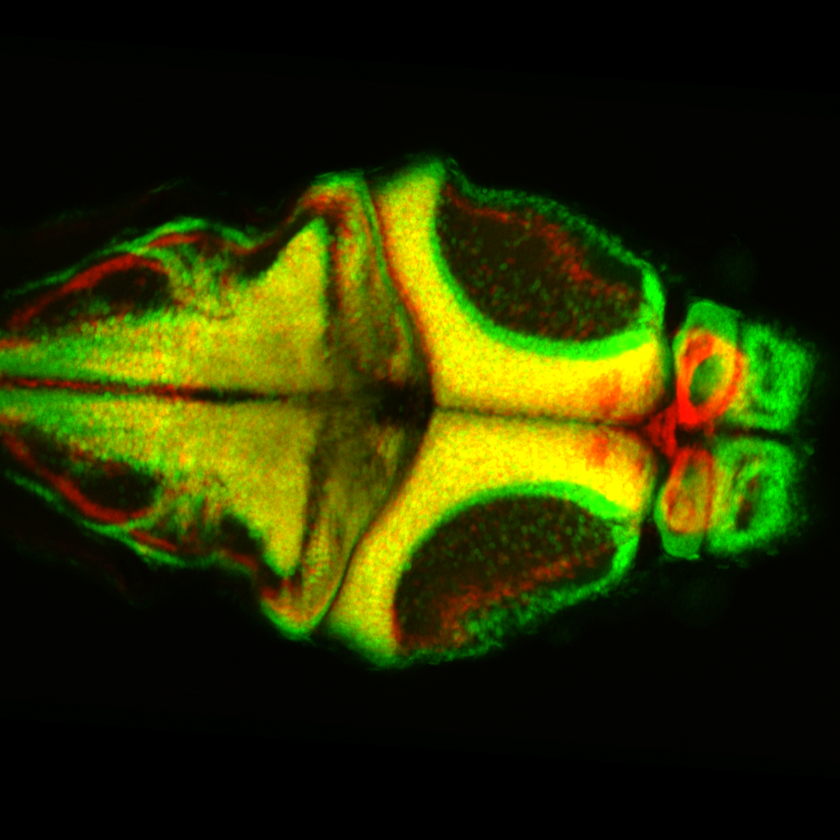
#> input picture affine6dof_compare.png, 840 x 840 px, shrunk from 1024 x 1024 before the run; its folder holds only this picture in this run
$ python -i segment.py   (imports and definitions only)   (older library calls are emulated)
#> lines starting #> are read from the running program, lines starting #| are printed output that depends on the picture; after the words box and inside, x2 and y2 are one past the last pixel; in counts of white or black regions, pixels touching at a corner belong together
#%%
import os
import numpy as np
import scipy
from scipy import ndimage
import skimage
import skimage.io
from skimage.morphology import disk, watershed
from skimage.filters import rank
from skimage.filters.rank import otsu, autolevel_percentile, enhance_contrast_percentile
from skimage.filters import threshold_otsu
from skimage.feature import peak_local_max
from skimage.exposure import adjust_gamma

def segment_nuclei(img):
    maxval = np.max(img)
#> maxval = 225
    img_gamma = np.power(img,0.45) * maxval / np.power(maxval,0.45)
    img_gamma = img_gamma.astype('uint16')

    # use image histogram to filter out background
    nbins = 200
    hist, bin_edges = np.histogram(np.ravel(img_gamma), bins=nbins)
#> hist = 200 values, max 173713 at index 23, min 0 at index 1, mean 3528; bin_edges = 201 values from 0 to 225
    hthres = bin_edges[np.argmax(hist) + 6]
#> hthres = 32.62
    #print "Histogram threshold: " + str(float(hthres) / np.max(img_gamma))
    fg_mask = (img_gamma >= hthres)
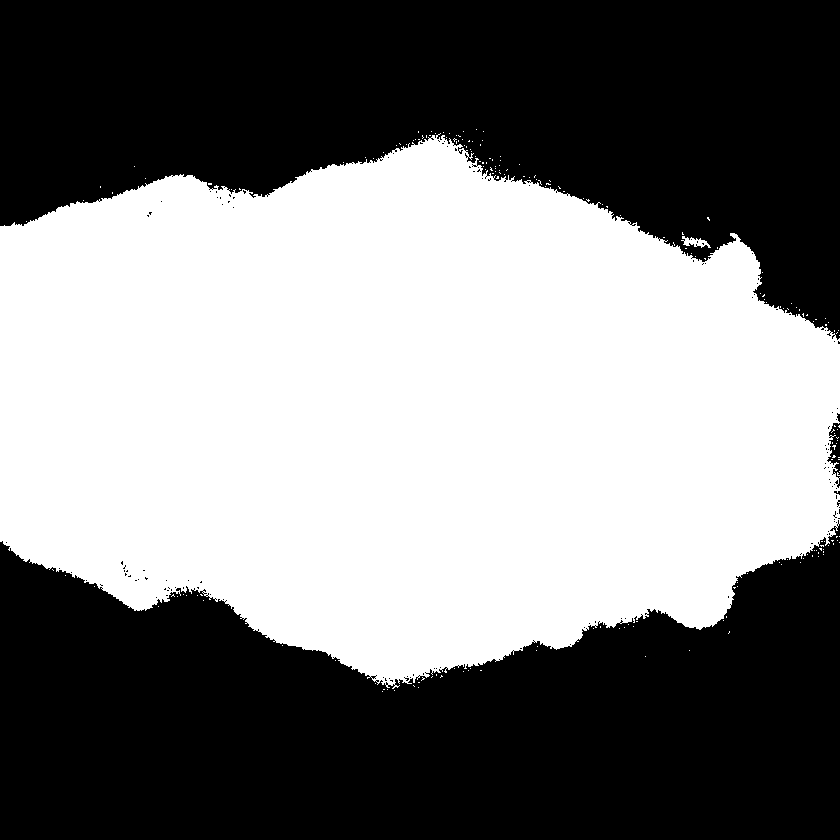
#> fg_mask: shape (840, 840) bool; 49% white; 204 white regions (202 under 20 px), largest, box (x1, y1, x2, y2) and area: (0, 133, 840, 689) 345431, (681, 236, 711, 248) 171

    # autolevel_percentile
    selem = disk(4)
    img_level = autolevel_percentile(img_gamma, selem=selem, p0=.1, p1=.90)
    img_level *= fg_mask  # apply otsu mask
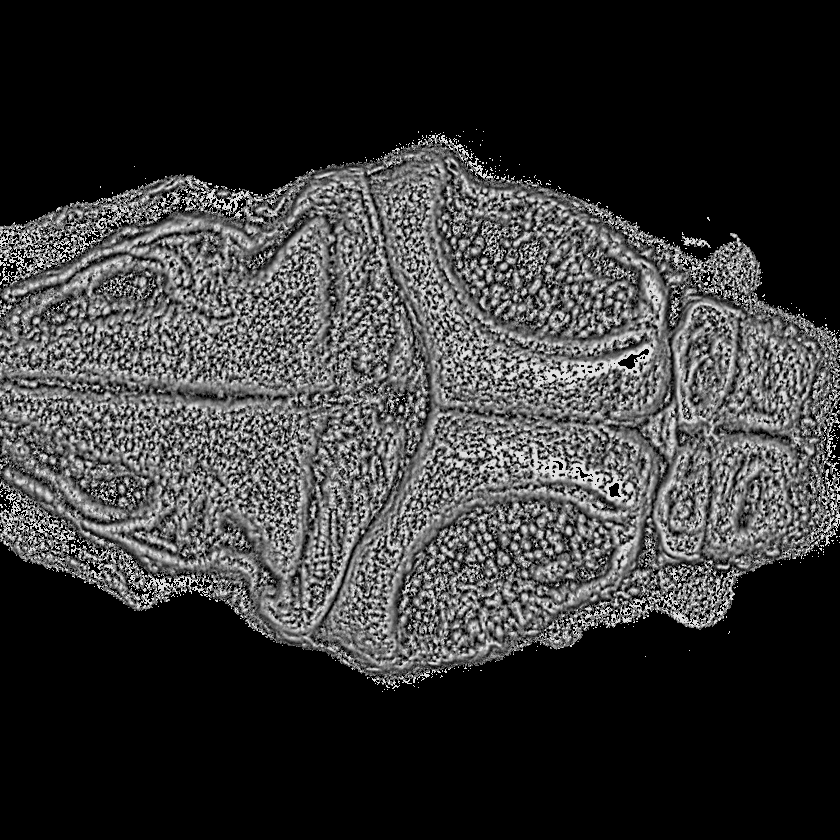
#> img_level: shape (840, 840) uint16; min 0, max 225, mean 55.1

    # otsu threshold 2 to binary image
    gthres = threshold_otsu(img_level)
#> gthres = 74
    gthres*=1.2
#> gthres = 88.8
    img_gthres = img_level >= gthres
#> img_gthres: shape (840, 840) bool; 31.5% white; 787 white regions (732 under 20 px), largest, box (x1, y1, x2, y2) and area: (0, 133, 840, 676) 216187, (371, 670, 430, 689) 354, (134, 530, 177, 553) 304

    # find cell centers
    kern = disk(2)
    distance = ndimage.distance_transform_edt(img_gthres)
    feat_img = skimage.feature.match_template(img_level, kern, pad_input=True, mode='constant', constant_values=0)
    local_maxi = peak_local_max(feat_img, indices=False, footprint=disk(4), exclude_border=False, threshold_rel=.4)
#> local_maxi: shape (840, 840) bool; 0.96% white in thin lines or dots, all inside (x1, y1, x2, y2) = (0, 136, 840, 688)

    # apply watershed
    markers = ndimage.label(local_maxi)[0]
#> markers: shape (840, 840) int32; 6792 distinct labels, from 0 to 6791
    labels = watershed(-feat_img, markers, mask=img_gthres)
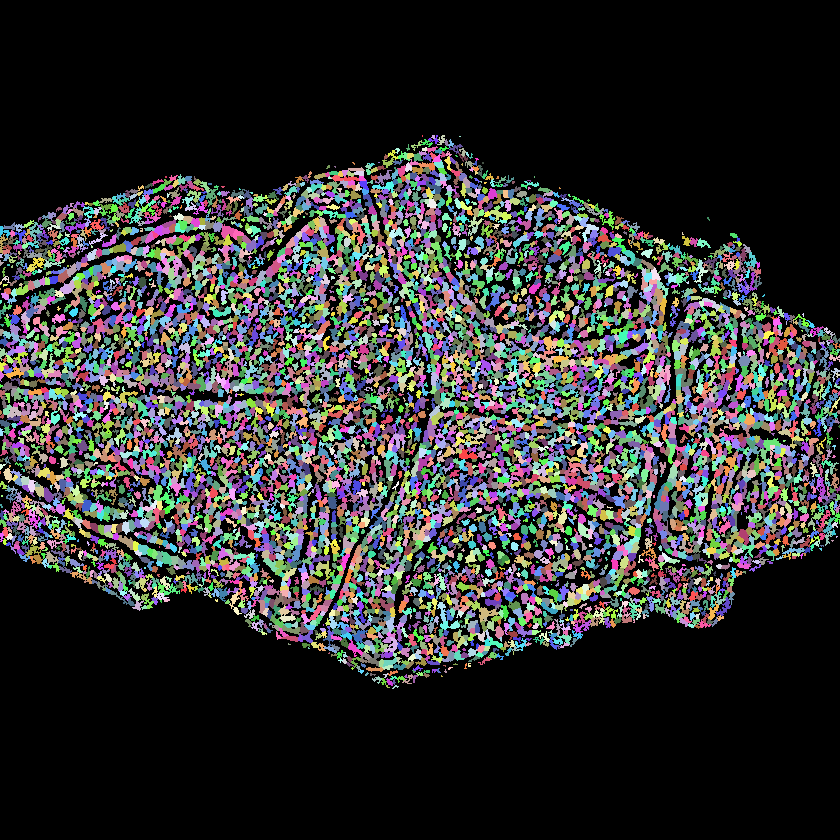
#> labels: shape (840, 840) int32; 6605 distinct labels, from 0 to 6791; one colour per label, 0 black

    # exclude regions that are too small, too large
    roi_props = skimage.measure.regionprops(labels, intensity_image=None, cache=True)
#> roi_props = 6604 regions
    bKeep = np.array([(rp['area']>5) & (rp['area']<70) & (rp['eccentricity']<.9) for rp in roi_props]).astype(bool)
    labels = np.zeros_like(labels)
    from itertools import compress
    for nLabel, rp in enumerate(compress(roi_props,bKeep)):
        labels[rp['coords'][:,0], rp['coords'][:,1]] = nLabel
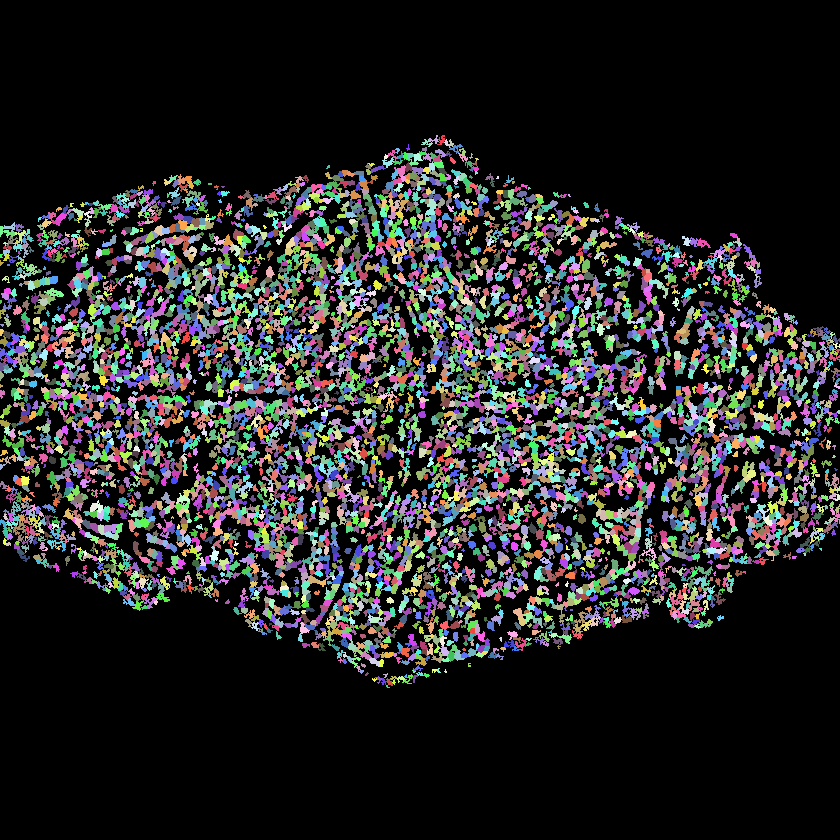
#> labels: shape (840, 840) int32; 5508 distinct labels, from 0 to 5507; one colour per label, 0 black
    roi_props = skimage.measure.regionprops(labels, intensity_image=None, cache=True)
#> roi_props = 5507 regions

    # filter rois according to properities
    label_img = skimage.color.label2rgb(labels, image=None, colors=None, alpha=1, bg_label=0, bg_color=[0,0,0], image_alpha=.5)
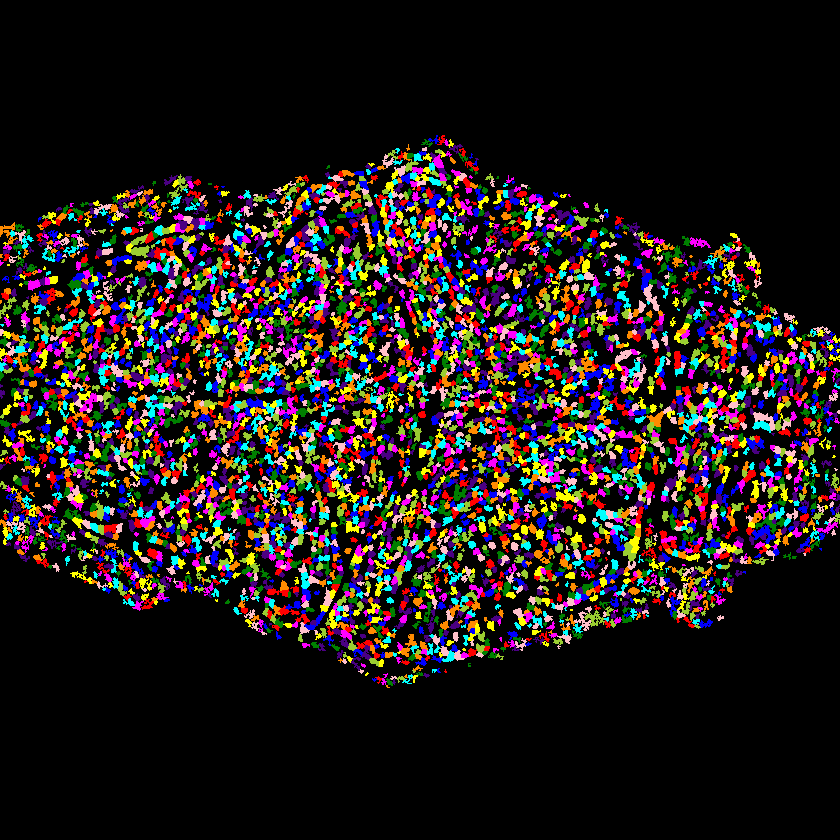
#> label_img: shape (840, 840, 3) float64; mean R, G, B 0.145, 0.113, 0.11

    intermediates = {}
    intermediates['img_gamma'] = img_gamma
    intermediates['img_level'] = img_level
    intermediates['img_gthres'] = img_gthres
    intermediates['img_gthres'] = img_gthres
    rois = labels
    roi_image = label_img

    return roi_props, rois, roi_image, intermediates


datadir = "/data/dlab/zfish_bruker/2020-08-04_elavl3-ChRmine-Kv2.1_elavl3-H2B-GCaMP6s/fish1/fov1-hab-brainwide/green-003/"
datadir = r"E:\tyler\2020-10-12_elavl3-chrmine-kv2.1_h2b-6s_11dpf\fov2_hab_raphe\SingleImage-820_128avg-031"
# [1 line that did not run here, left out]
# [1 line not run here, left out]

# [1 line that did not run here, left out]
# [3 lines not run here, left out]
# %%
from glob import glob
import matplotlib.pyplot as plt
# [1 line not run here, left out]
# %%

>>> import cv2
>>> picture = cv2.imread('../affine6dof_compare.png', cv2.IMREAD_GRAYSCALE)
>>> result = segment_nuclei(picture)

$ run again, on cmtk.png
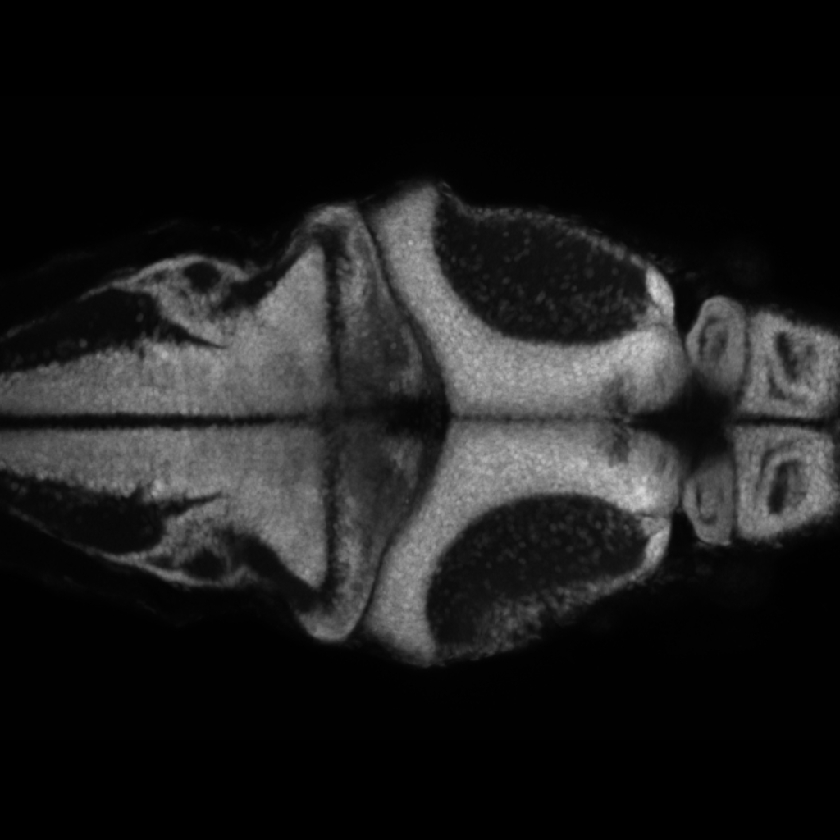
#> input picture cmtk.png, 840 x 840 px, shrunk from 1024 x 1024 before the run
#> picture is the input picture: shape (840, 840); min 0, max 214, mean 28.8
#> maxval = 214
#> hist = 200 values, max 182426 at index 17, min 0 at index 1, mean 3528; bin_edges = 201 values from 0 to 214
#> hthres = 24.61
#> fg_mask: shape (840, 840) bool; 50.8% white; 241 black regions (229 under 20 px), largest, box (x1, y1, x2, y2) and area: (0, 0, 840, 298) 174656, (0, 545, 840, 840) 171237, (692, 210, 710, 231) 131
#> in segment_nuclei, `gthres = threshold_otsu(img_level)`: gthres = 74
#> in segment_nuclei, `gthres*=1.2`: gthres = 88.8
#> img_gthres: shape (840, 840) bool; 30% white; 1301 white regions (1125 under 20 px), largest, box (x1, y1, x2, y2) and area: (0, 132, 840, 704) 184117, (0, 144, 417, 321) 6877, (557, 272, 627, 339) 1443
#> local_maxi: shape (840, 840) bool; 1% white in thin lines or dots, all inside (x1, y1, x2, y2) = (0, 116, 840, 710)
#> markers: shape (840, 840) int32; 7038 distinct labels, from 0 to 7037
#> in segment_nuclei, `roi_props = skimage.measure.regionprops(labels, intensity_image=None, ..`: roi_props = 6765 regions
#> after the loop in segment_nuclei, `for nLabel, rp in enumerate(compress(roi_props,bKeep)):`:
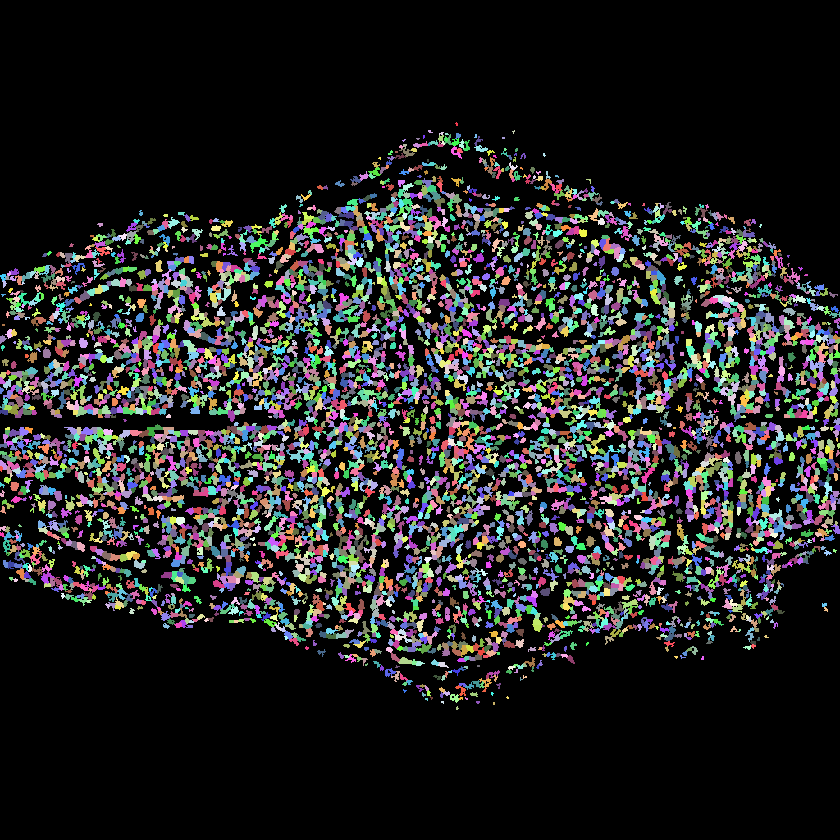
#> labels: shape (840, 840) int32; 5464 distinct labels, from 0 to 5463; one colour per label, 0 black
#> in segment_nuclei, `roi_props = skimage.measure.regionprops(labels, intensity_image=None, ..`: roi_props = 5463 regions
#> in segment_nuclei, `label_img = skimage.color.label2rgb(labels, image=None, colors=None, a..`:
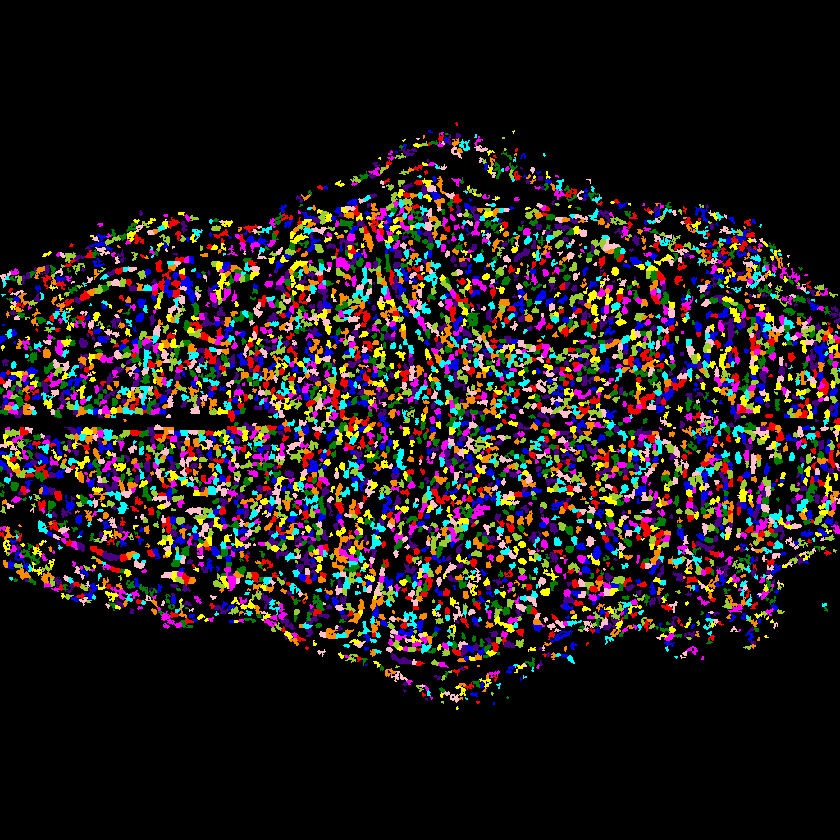
#> label_img: shape (840, 840, 3) float64; mean R, G, B 0.136, 0.105, 0.103
